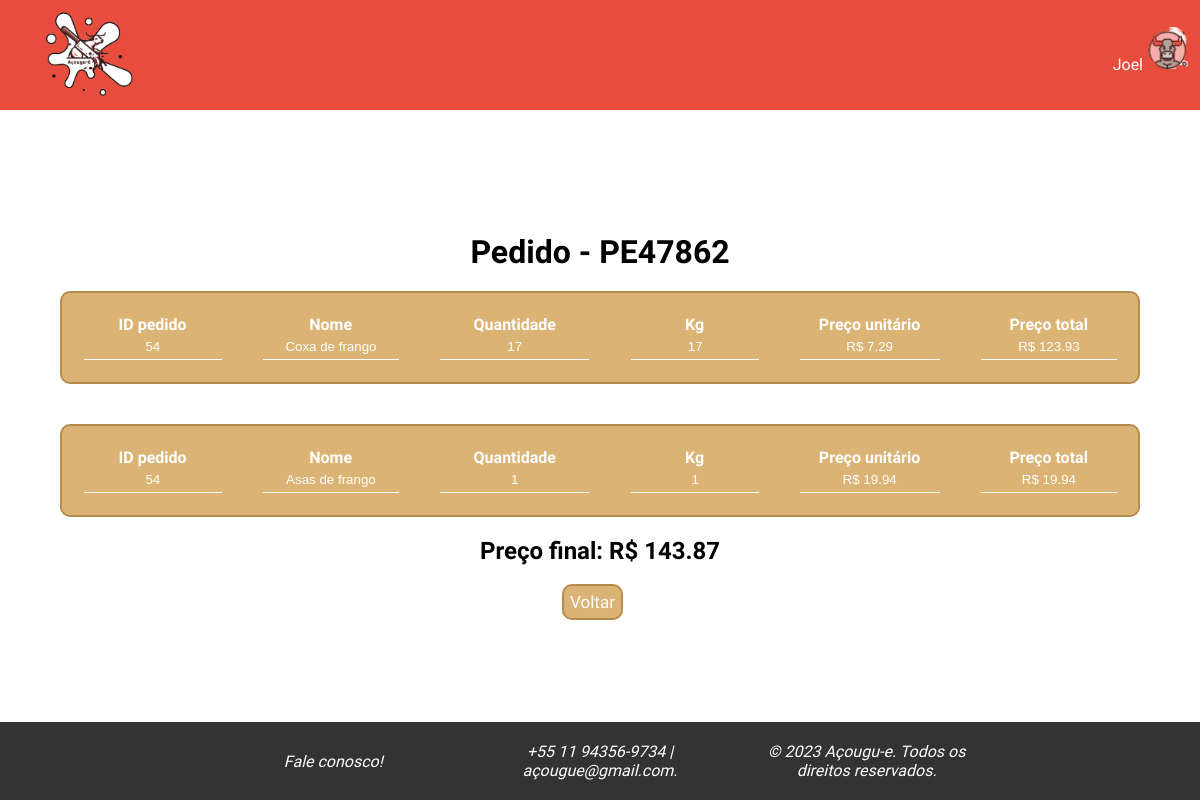
Page /php/php_adm/analizar_pedidos.php?id=54&codigo=PE47862 (signed in) on the committed database.
### tables this page shows
CREATE TABLE `administradores` (
  `AdmId` int(11) NOT NULL,
  `Nome` varchar(50) DEFAULT NULL,
  `Email` varchar(50) DEFAULT NULL,
  `Senha` varchar(255) DEFAULT NULL
);

CREATE TABLE `itens_pedido` (
  `ItemPedidoId` int(11) NOT NULL,
  `PedidoId` int(11) NOT NULL,
  `ProdutoId` int(11) NOT NULL,
  `Nome` varchar(20) NOT NULL,
  `Imagem` varchar(20) NOT NULL,
  `Quantidade` int(99) NOT NULL,
  `Preco` float NOT NULL,
  `Total` float NOT NULL,
  `CodigoPedido` varchar(50) NOT NULL
);

### includes/verifica.php (called while the page is built)
<?php
require 'config.php';
if (isset($_SESSION['tipo_usuario']) && !empty($_SESSION['tipo_usuario'])) {
    require_once 'Usuario.class.php';
    $u = new Usuario();
    if ($_SESSION['tipo_usuario'] == 'cliente') {
        if (isset($_SESSION['idcli']) && !empty($_SESSION['idcli'])) {
            $listLogged = $u->logged($_SESSION['idcli'], $_SESSION['tipo_usuario']);
            $nomeUsu = isset($listLogged['Nome']) ? $listLogged['Nome'] : null;
        } else {
            header("Location: login.php");
            exit();
        }
    } elseif ($_SESSION['tipo_usuario'] == 'administrador') {
        $listAdmin = $u->logged($_SESSION['id_admin'], $_SESSION['tipo_usuario']);
        $nomeUsu = is_array($listAdmin) ? $listAdmin['Nome'] : null;
    } else {
        header("Location: login.php");
        exit();
    }
} else {
    header("Location: ../../php_entrada/login.php");
    exit();
}
?>

### includes/Usuario.class.php (called while the page is built, shortened)
<?php
class Usuario {
    public function logged($id, $tipoUsuario)
    {
        global $pdo;
        $tabela = ($tipoUsuario == 'cliente') ? 'clientes' : 'administradores';
        $colunaId = ($tipoUsuario == 'cliente') ? 'ClienteId' : 'AdmId';
        $sql = "SELECT Nome FROM $tabela WHERE $colunaId = :id";
        $stmt = $pdo->prepare($sql);
        $stmt->bindValue(":id", $id);
        $stmt->execute();
        return $stmt->fetch(PDO::FETCH_ASSOC);
    }
}
?>

### php/php_adm/analizar_pedidos.php (the view, shortened to what this page needs)
<?php
    require '../../includes/verifica.php';
    if (isset($_SESSION['id_admin']) && !empty($_SESSION['id_admin'])):
    $id = $_GET['id'];
    $codigo = $_GET['codigo'];
    $consulta = $pdo->prepare('SELECT * FROM itens_pedido WHERE PedidoId = :id');
    $consulta->bindValue(':id', $id);
    $consulta->execute();
    $totalpedido = 0;
?>
<!DOCTYPE html>
<html lang="pt-br">
<head>
    <link rel="stylesheet" href="../../style/css_adm/css-analizar_pedido.css">
</head>
<body>
    <?php include_once "nav_adm.php"; ?>
    <main>
        <h1>Pedido - <?= $codigo ?></h1>
        <?php
            while ($linha = $consulta->fetch(PDO::FETCH_ASSOC)):
                $totalpedido += $linha['Total'];
        ?>
        <table>
            <tr>
                <th>ID pedido
                    <br><input type="text" name="txtid" disabled value="<?= $linha['PedidoId']; ?>">
                </th>
                <th>Nome
                    <br><input type="text" name="txtnome" disabled value="<?= $linha['Nome']; ?>">
                </th>
                <th>Quantidade
                    <br><input type="text" name="txtnome" disabled value="<?= $linha['Quantidade']; ?>">
                </th>
                <th>Kg
                    <br><input type="text" name="txtnome" disabled value="<?= $linha['Quantidade']; ?>">
                </th>
                <th>Preço unitário
                    <br><input type="text" name="txtnome" disabled value="R$ <?= $linha['Preco']; ?>">
                </th>
                <th>Preço total
                    <br><input type="text" name="txtnome" disabled value="R$ <?= $linha['Total']; ?>">
                </th>
            </tr>
        </table>
        <?php endwhile; ?>
        <h2>Preço final: R$ <?php echo $totalpedido; ?></h2><br>
        <a href="pedidos.php"><button type="submit" class="input_btn">Voltar</button></a>
    </main>
    <?php include_once "footer_adm.php"; ?>
</body>
</html>
<?php
    else:
        header("Location: ../../index.php");
        exit();
    endif;
?>

### php/php_adm/nav_adm.php (shortened to what this page needs)
<?php
    require_once '../../includes/verifica.php';
?>
<!DOCTYPE html>
<html lang="pt-br">
<head>
    <link rel="stylesheet" href="../../style/css_adm/css-nav_adm.css">
</head>
<body>
    <nav>
        <div class="nav">
            <a href="inicio.php"><img src="../../img/logo.png" alt="Logo Açougu-E"></a>
            <p id="nav_usuario"><?php  echo $nomeUsu; ?><img src="../../img/logo_usuario.png" alt="Logo usuário" id="nav_menu_li_img"></p>
        </div>
    </nav>
<body>
</html>

### style/css_adm/css-analizar_pedido.css (style rules this page uses)
* { margin: 0; padding: 0; }
body { font-family: 'Playpen Sans', sans-serif; box-sizing: border-box; width: 100%; height: 100%; }
main { padding-top: 100px; text-align: center; display: flex; flex-direction: column; justify-content: center; align-items: center; }
h1 { font-size: 32px; }
a { text-decoration: none; cursor: pointer; }
th, td { display: block; width: 100%; box-sizing: border-box; text-align: center; padding: 10px; color: white; }
tr { display: block; width: 100%; box-sizing: border-box; margin-bottom: 10px; }
table { width: 90%; background-color: #DBB374; border: #b48c4b; border-radius: 10px; border-style: solid; border-width: 2px; margin: 20px; margin-bottom: 20px; }
input { border: none; outline: none; background: none; border-bottom: 1px solid #FFF; padding: 5px; width: 93%; color: white; }
th input { text-align: center; }
.input_btn { font-family: 'Playpen Sans', sans-serif; background-color: #DBB374; padding: 6px; margin-right: 15px; border: #b48c4b; border-radius: 10px; border-style: solid; border-width: 2px; color: white; font-size: 17px; cursor: pointer; }
@media screen and (min-width: 768px) { th, td { display: table-cell; width: auto; box-sizing: border-box; text-align: center; padding: 20px; } }
@media screen and (min-width: 768px) { tr { display: table-row; } }

### style/css_adm/css-nav_adm.css (style rules this page uses)
* { margin: 0; padding: 0; }
body { font-family: 'Playpen Sans', sans-serif; box-sizing: border-box; width: 100%; height: 100%; }
.nav { display: flex; background-color: #E74C3C; position: fixed; width: 100%; height: 110px; z-index: 1000; }
.nav img { width: 80px; padding: 1vw; margin: 20px 0 0 40px; }
.nav_menu li, #nav_usuario { display: inline-block; text-align: center; padding: 7px; border-bottom: #be5555; border: #be5555; border-width: 2px; border-style: solid; }
.nav li a, #nav_usuario { text-decoration: none; color: white; border: none; }
#nav_menu_li_img { margin: 0; width: 50px; height: auto; display: none; }
#nav_usuario { display: none; cursor: pointer; }
@media screen and (min-width: 768px) { #nav_menu_li_img { display:unset; } }
@media screen and (min-width: 768px) { #nav_usuario { display: unset; margin-left: auto; padding-top: 17px; } }
@media screen and (min-width: 768px) { .nav img { width: 100px; margin: auto; padding: 0; padding-top: 10px; margin-left: 40px; margin-bottom: 10px; } }

### style/css_adm/css-footer_adm.css (style rules this page uses)
body { font-family: 'Playpen Sans', sans-serif; box-sizing: border-box; width: 100%; min-height: 100vh; margin: 0; display: flex; flex-direction: column; }
main { flex: 1; padding-top: 150px; }

### rows in the picture
administradores: Nome "Joel"
itens_pedido: txtid "54", txtnome "Coxa de frango", txtnome "17", txtnome "R$ 7.29", txtnome "R$ 123.93"
itens_pedido: txtid "54", txtnome "Asas de frango", txtnome "1", txtnome "R$ 19.94"

### other values in the picture
$codigo "PE47862"
$totalpedido "143.87"
